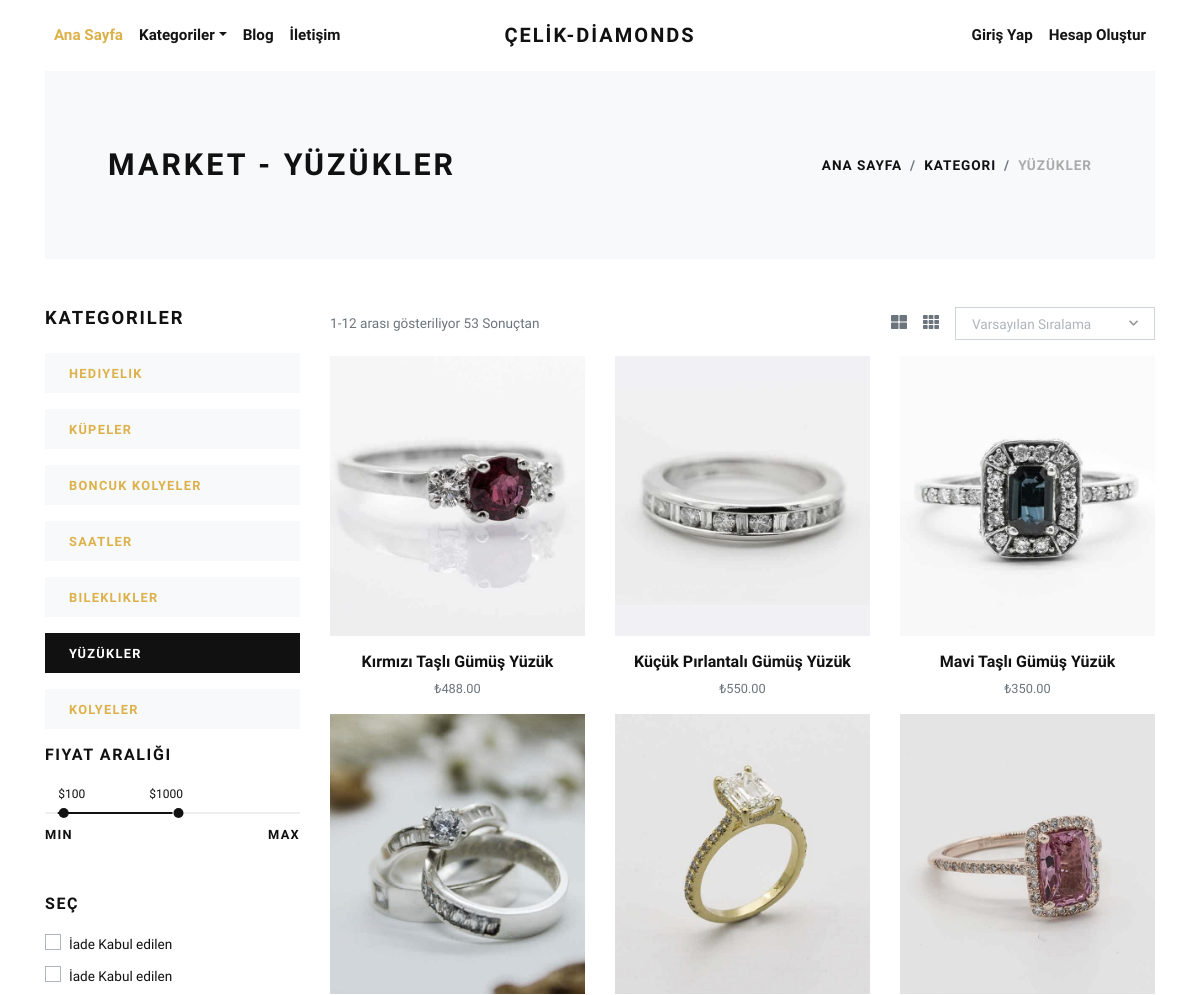
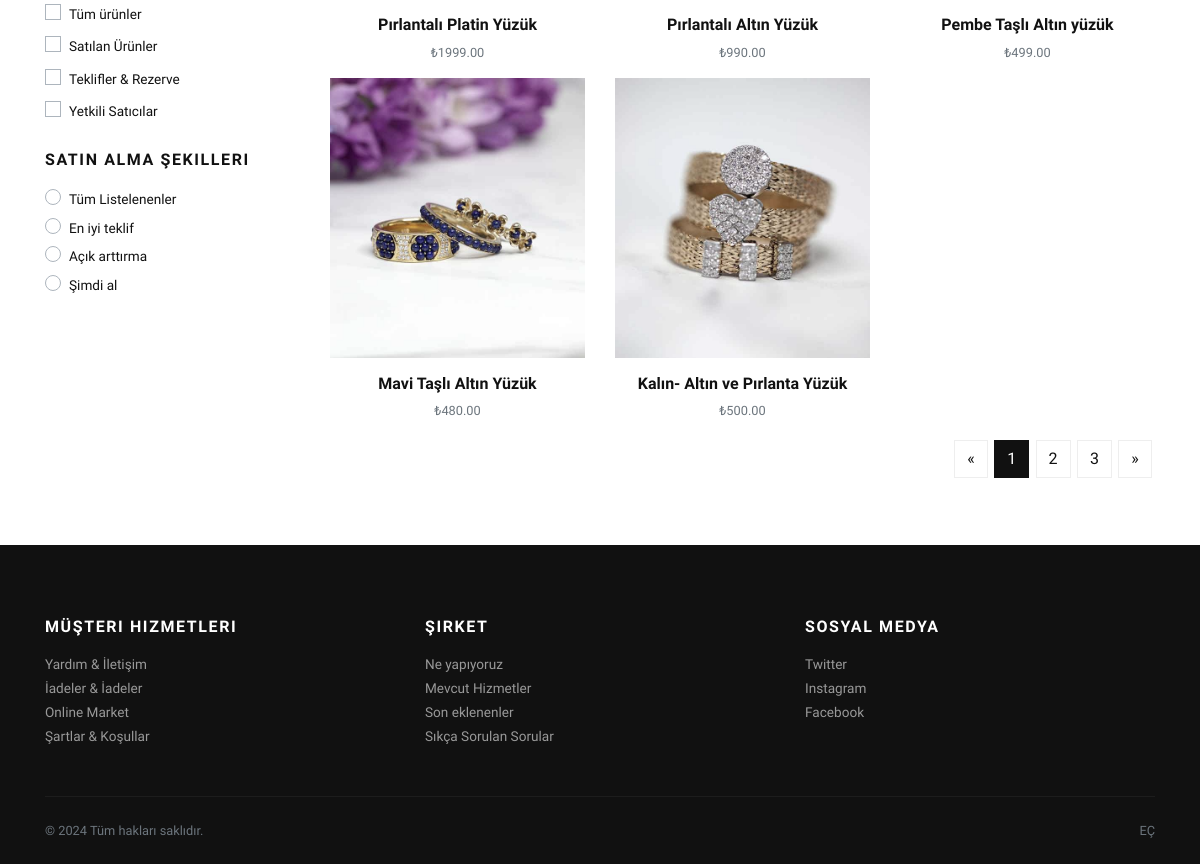
The page /rings/ on the database its author committed (2 pictures, top to bottom).
### store/models.py (models this page shows, shortened)
class Category(models.Model):
    title = models.CharField(max_length=50, verbose_name="Category Title")
    slug = models.SlugField(max_length=55, verbose_name="Category Slug")
    description = models.TextField(blank=True, verbose_name="Category Description")
    category_image = models.ImageField(upload_to='category', blank=True, null=True, verbose_name="Category Image")
    is_active = models.BooleanField(verbose_name="Is Active?")
    is_featured = models.BooleanField(verbose_name="Is Featured?")
    created_at = models.DateTimeField(auto_now_add=True, verbose_name="Created Date")
    updated_at = models.DateTimeField(auto_now=True, verbose_name="Updated Date")
    class Meta:
        verbose_name_plural = 'Categories'
        ordering = ('-created_at', )

class Product(models.Model):
    title = models.CharField(max_length=150, verbose_name="Product Title")
    slug = models.SlugField(max_length=160, verbose_name="Product Slug")
    sku = models.CharField(max_length=255, unique=True, verbose_name="Unique Product ID (SKU)")
    short_description = models.TextField(verbose_name="Short Description")
    detail_description = models.TextField(blank=True, null=True, verbose_name="Detail Description")
    product_image = models.ImageField(upload_to='product', blank=True, null=True, verbose_name="Product Image")
    price = models.DecimalField(max_digits=8, decimal_places=2)
    category = models.ForeignKey(Category, verbose_name="Product Categoy", on_delete=models.CASCADE)
    is_active = models.BooleanField(verbose_name="Is Active?")
    is_featured = models.BooleanField(verbose_name="Is Featured?")
    created_at = models.DateTimeField(auto_now_add=True, verbose_name="Created Date")
    updated_at = models.DateTimeField(auto_now=True, verbose_name="Updated Date")
    class Meta:
        verbose_name_plural = 'Products'
        ordering = ('-created_at', )

### store/views.py (the view)
# urls.py: path('<slug:slug>/', views.category_products, name="category-products"),
def category_products(request, slug):
    category = get_object_or_404(Category, slug=slug)
    products = Product.objects.filter(is_active=True, category=category)
    categories = Category.objects.filter(is_active=True)
    context = {
        'category': category,
        'products': products,
        'categories': categories,
    }
    return render(request, 'store/category_products.html', context)

### store/context_preprocessors.py (called while the page is built)
def store_menu(request):
    categories = Category.objects.filter(is_active=True)
    context = {
        'categories_menu': categories,
    }
    return context

def cart_menu(request):
    if request.user.is_authenticated:
        cart_items= Cart.objects.filter(user=request.user)
        context = {
            'cart_items': cart_items,
        }
    else:
        context = {}
    return context

### templates/store/category_products.html (shortened to what this page needs)
{% extends 'base.html' %}
{% load static %}
    {% block content %}
      <div class="container">
        <section class="py-5 bg-light">
          <div class="container">
            <div class="row px-4 px-lg-5 py-lg-4 align-items-center">
              <div class="col-lg-6">
                <h1 class="h2 text-uppercase mb-0">Market - {{category.title}}</h1>
              </div>
              <div class="col-lg-6 text-lg-right">
                <nav aria-label="breadcrumb">
                  <ol class="breadcrumb justify-content-lg-end mb-0 px-0">
                    <li class="breadcrumb-item"><a href="{% url 'store:home' %}">Ana Sayfa</a></li>
                    <li class="breadcrumb-item"><a href="{% url 'store:all-categories' %}">Kategori</a></li>
                    <li class="breadcrumb-item active" aria-current="page">{{category.title}}</li>
                  </ol>
                </nav>
              </div>
            </div>
          </div>
        </section>
        <section class="py-5">
          <div class="container p-0">
            <div class="row">
              <div class="col-lg-3 order-2 order-lg-1">
                <h5 class="text-uppercase mb-4">Kategoriler</h5>
                {% if categories %}
                  {% for cat in categories %}
                    <a href="{% url 'store:category-products' cat.slug %}">
                      <div class="py-2 px-4 {% if category == cat %}bg-dark text-white {% else %}bg-light{% endif %} mb-3">
                        <strong class="small text-uppercase font-weight-bold">{{cat.title}}</strong>
                      </div>
                    </a>
                  {% endfor %}
                {% endif %}
                <h6 class="text-uppercase mb-4">Fiyat Aralığı</h6>
                <div class="price-range pt-4 mb-5">
                  <div id="range"></div>
                  <div class="row pt-2">
                    <div class="col-6"><strong class="small font-weight-bold text-uppercase">min</strong></div>
                    <div class="col-6 text-right"><strong class="small font-weight-bold text-uppercase">max</strong></div>
                  </div>
                </div>
                <h6 class="text-uppercase mb-3">Seç</h6>
                <div class="custom-control custom-checkbox mb-1">
                  <label class="custom-control-label text-small" for="customCheck1">İade Kabul edilen</label>
                </div>
                <div class="custom-control custom-checkbox mb-1">
                  <label class="custom-control-label text-small" for="customCheck2">İade Kabul edilen</label>
                </div>
                <div class="custom-control custom-checkbox mb-1">
                  <label class="custom-control-label text-small" for="customCheck3">Tüm ürünler</label>
                </div>
                <div class="custom-control custom-checkbox mb-1">
                  <label class="custom-control-label text-small" for="customCheck4">Satılan Ürünler</label>
                </div>
                <div class="custom-control custom-checkbox mb-1">
                  <label class="custom-control-label text-small" for="customCheck5">Teklifler &amp; Rezerve</label>
                </div>
                <div class="custom-control custom-checkbox mb-4">
                  <label class="custom-control-label text-small" for="customCheck6">Yetkili Satıcılar</label>
                </div>
                <h6 class="text-uppercase mb-3">Satın alma şekilleri</h6>
                <div class="custom-control custom-radio">
                  <label class="custom-control-label text-small" for="customRadio1">Tüm Listelenenler</label>
                </div>
                <div class="custom-control custom-radio">
                  <label class="custom-control-label text-small" for="customRadio2">En iyi teklif</label>
                </div>
                <div class="custom-control custom-radio">
                  <label class="custom-control-label text-small" for="customRadio3">Açık arttırma</label>
                </div>
                <div class="custom-control custom-radio">
                  <label class="custom-control-label text-small" for="customRadio4">Şimdi al</label>
                </div>
              </div>
              <div class="col-lg-9 order-1 order-lg-2 mb-5 mb-lg-0">
                <div class="row mb-3 align-items-center">
                  <div class="col-lg-6 mb-2 mb-lg-0">
                    <p class="text-small text-muted mb-0">1-12 arası gösteriliyor 53 Sonuçtan</p>
                  </div>
                  <div class="col-lg-6">
                    <ul class="list-inline d-flex align-items-center justify-content-lg-end mb-0">
                      <li class="list-inline-item text-muted mr-3"><a class="reset-anchor p-0" href="#"><i class="fas fa-th-large"></i></a></li>
                      <li class="list-inline-item text-muted mr-3"><a class="reset-anchor p-0" href="#"><i class="fas fa-th"></i></a></li>
                      <li class="list-inline-item">
                      </li>
                    </ul>
                  </div>
                </div>
                <div class="row">
                  {% if products %}
                    {% for product in products %}
                      <div class="col-lg-4 col-sm-6">
                        <div class="product text-center">
                          <div class="mb-3 position-relative">
                            <a class="d-block" href="{% url 'store:product-detail' product.slug %}">
                              {% if product.product_image %}
                                <img class="img-fluid w-100" src="{{product.product_image.url}}" alt="{{product.title}}">
                              {% else %}
                                <img class="img-fluid w-100" src="{% static 'img/product-1.jpg' %}" alt="{{product.title}}">
                              {% endif %}
                            </a>
                          </div>
                          <h6> <a class="reset-anchor" href="{% url 'store:product-detail' product.slug %}">{{product.title}}</a></h6>
                          <p class="small text-muted">₺{{product.price}}</p>
                        </div>
                      </div>
                    {% endfor %}
                  {% endif %}
                </div>
                <nav aria-label="Page navigation example">
                  <ul class="pagination justify-content-center justify-content-lg-end">
                    <li class="page-item"><a class="page-link" href="#" aria-label="Previous"><span aria-hidden="true">«</span></a></li>
                    <li class="page-item active"><a class="page-link" href="#">1</a></li>
                    <li class="page-item"><a class="page-link" href="#">2</a></li>
                    <li class="page-item"><a class="page-link" href="#">3</a></li>
                    <li class="page-item"><a class="page-link" href="#" aria-label="Next"><span aria-hidden="true">»</span></a></li>
                  </ul>
                </nav>
              </div>
            </div>
          </div>
        </section>
      </div>
      {% endblock content %}

### jewelryshop/static/css/style.default.css (style rules this page uses)
.text-small { font-size: 0.85rem !important; }
strong { font-weight: 700; }
.product img { -webkit-filter: grayscale(40%); filter: grayscale(40%); transition: all 0.3s; }
.text-uppercase { text-transform: uppercase; letter-spacing: 0.1em; }
.reset-anchor { color: inherit; transition: all 0.3s; }
.noUi-target { background: #efefef; border-radius: 0; border: none; box-shadow: none; }
.noUi-horizontal { height: 2px; }
body { font-family: "Libre Franklin", sans-serif; font-size: 1rem; font-weight: 400; line-height: 1.5; color: #111111; background-color: #fff; }
a { color: #dcb14a; text-decoration: none; }
h1, h2, h3, h4, h5, h6, .h1, .h2, .h3, .h4, .h5, .h6 { margin-bottom: 0.5rem; font-family: inherit; font-weight: 900; line-height: 1.2; color: inherit; }
h1, .h1 { font-size: 2.2rem; }
h2, .h2 { font-size: 1.9rem; }
h5, .h5 { font-size: 1.15rem; }
h6, .h6 { font-size: 1rem; }
small, .small { font-size: 80%; font-weight: 400; }
.page-item:first-child .page-link { border-top-left-radius: 0; border-bottom-left-radius: 0; }
.page-item:last-child .page-link { border-top-right-radius: 0; border-bottom-right-radius: 0; }
.page-item.active .page-link { color: #fff; background-color: #111111; border-color: #111111; }
.page-link { padding: 0.5rem 0.75rem; line-height: 1.25; color: #111111; background-color: none; border: 1px solid #eee; margin: 0.2rem; transition: all 0.3s; }
.bg-light { background-color: #f8f9fa !important; }
.bg-dark { background-color: #111111 !important; }
.custom-checkbox .custom-control-label::before { border-radius: 0; }
.custom-radio .custom-control-label::before { border-radius: 50%; }
.custom-control-label { font-weight: 400; line-height: 2.1em; cursor: pointer; }
.breadcrumb { background: #f8f9fa; }
.breadcrumb-item { font-size: 0.85rem; text-transform: uppercase; letter-spacing: 0.07em; font-weight: 900; color: #111111; }
.breadcrumb-item a { color: inherit; transition: all 0.3s; }
.breadcrumb-item.active { color: #aaa; }

### rows shown on the page
Category: title "YÜZÜKLER"
Category: title "HEDIYELIK"
Category: title "KÜPELER"
Category: title "BONCUK KOLYELER"
Category: title "SAATLER"
Category: title "BILEKLIKLER"
Category: title "KOLYELER"
Product: product_image (picture), title "Kırmızı Taşlı Gümüş Yüzük", price "488.00"
Product: product_image (picture), title "Küçük Pırlantalı Gümüş Yüzük", price "550.00"
Product: product_image (picture), title "Mavi Taşlı Gümüş Yüzük", price "350.00"
Product: product_image (picture), title "Pırlantalı Platin Yüzük", price "1999.00"
Product: product_image (picture), title "Pırlantalı Altın Yüzük", price "990.00"
Product: product_image (picture), title "Pembe Taşlı Altın yüzük", price "499.00"
Product: product_image (picture), title "Mavi Taşlı Altın Yüzük", price "480.00"
Product: product_image (picture), title "Kalın- Altın ve Pırlanta Yüzük", price "500.00"
